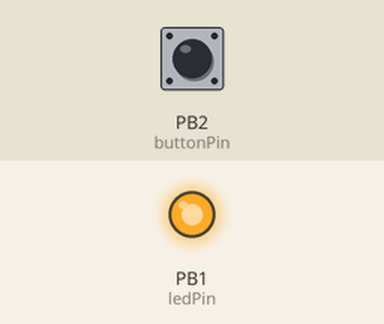
Simulated run of this sketch. Board: ATtiny85, built with avr-gcc and run on an emulated ATtiny85. Parts: output pins drawn as LEDs (lit = HIGH). The test bench sets the inputs (shaded band); at power-on: PB2 (buttonPin) HIGH.

Above: at 2.8 s.
2.9 s: PB2 (buttonPin) pulled LOW for 1.25 s
At 3.7 s:
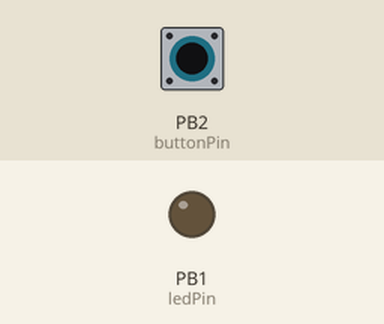
6.6 s: PB2 (buttonPin) pulled LOW for 3.2 s
At 11.3 s:
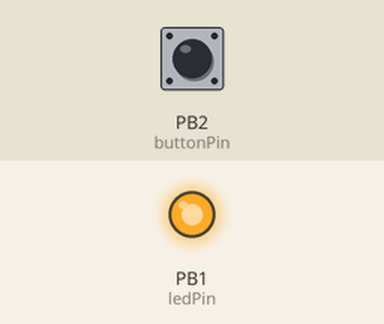
Timing chart, 0 to 12.8 s (numbered marks = the images above; inputs shaded):
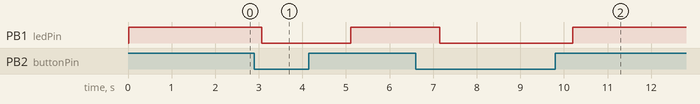

Measured:
- after the input at 2.9 s, PB1 (ledPin): HIGH → LOW after 0.17 s, → HIGH 2.0 s later
- after the input at 6.6 s, PB1 (ledPin): HIGH → LOW after 0.55 s, → HIGH 3.1 s later

The sketch:

button.ino
```cpp
/*
  [Attiny 25/45/85 Pinout]
                  ------
  RESET=A0=PB5=5-|      |-VCC
        A3=PB3=3-|      |-2=PB2=A1=SCK=SCL
        A2=PB4=4-|      |-1(~)=PB1=MISO
             GND-|      |-0(~)=PB0=MOSI=SDA
                  ------
*/
#include <SoftwareSerial.h>

#define txPin           0     // PB0
#define rxPin           1     // PB1
#define ledPin          1     // PB1 can be used rxPin & ledPin
#define buttonPin       2     // PB2

SoftwareSerial mySerial(rxPin, txPin);

bool buttonState = 0;

void setup()
{
  mySerial.begin(9600);
  mySerial.println("[ATTiny Button]");

  pinMode(ledPin, OUTPUT);
  pinMode(buttonPin, INPUT_PULLUP);
}

void loop()
{
  buttonState = digitalRead(buttonPin);

  if (buttonState == HIGH)
  {
    digitalWrite(ledPin, HIGH);    // turn LED on:
  }
  else
  {
    digitalWrite(ledPin, LOW);   // turn LED off:
  }
  mySerial.print("buttonState[");
  mySerial.print(buttonState);
  mySerial.println("] ");

  delay(1000);
}
```
